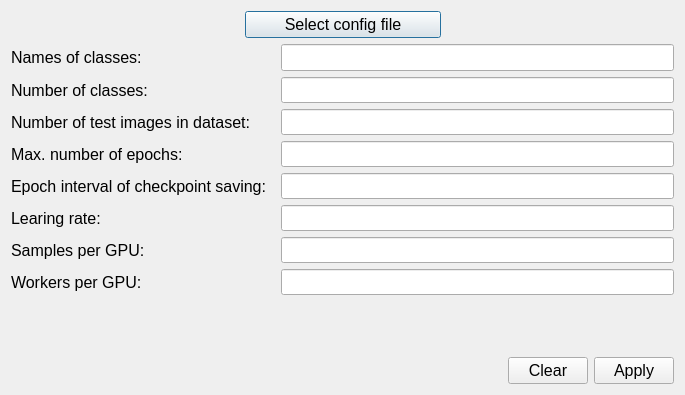
<?xml version="1.0" encoding="UTF-8"?>
<ui version="4.0">
 <class>Dialog</class>
 <widget class="QDialog" name="Dialog">
  <property name="geometry">
   <rect>
    <x>0</x>
    <y>0</y>
    <width>685</width>
    <height>395</height>
   </rect>
  </property>
  <property name="windowTitle">
   <string>Dialog</string>
  </property>
  <layout class="QVBoxLayout" name="verticalLayout_3">
   <item>
    <layout class="QHBoxLayout" name="horizontalLayout_10">
     <item>
      <spacer name="horizontalSpacer">
       <property name="orientation">
        <enum>Qt::Horizontal</enum>
       </property>
       <property name="sizeHint" stdset="0">
        <size>
         <width>40</width>
         <height>20</height>
        </size>
       </property>
      </spacer>
     </item>
     <item>
      <widget class="QPushButton" name="pushButton_select_config_file">
       <property name="minimumSize">
        <size>
         <width>40</width>
         <height>0</height>
        </size>
       </property>
       <property name="font">
        <font>
         <pointsize>12</pointsize>
        </font>
       </property>
       <property name="text">
        <string>        Select config file        </string>
       </property>
      </widget>
     </item>
     <item>
      <spacer name="horizontalSpacer_2">
       <property name="orientation">
        <enum>Qt::Horizontal</enum>
       </property>
       <property name="sizeHint" stdset="0">
        <size>
         <width>40</width>
         <height>20</height>
        </size>
       </property>
      </spacer>
     </item>
    </layout>
   </item>
   <item>
    <layout class="QFormLayout" name="formLayout_2">
     <item row="0" column="0">
      <widget class="QLabel" name="label_3">
       <property name="font">
        <font>
         <pointsize>12</pointsize>
        </font>
       </property>
       <property name="text">
        <string>Names of classes: </string>
       </property>
      </widget>
     </item>
     <item row="1" column="0">
      <widget class="QLabel" name="label">
       <property name="font">
        <font>
         <pointsize>12</pointsize>
        </font>
       </property>
       <property name="text">
        <string>Number of classes: </string>
       </property>
      </widget>
     </item>
     <item row="1" column="1">
      <widget class="QLineEdit" name="lineEdit_class_number">
       <property name="font">
        <font>
         <pointsize>11</pointsize>
        </font>
       </property>
      </widget>
     </item>
     <item row="2" column="0">
      <widget class="QLabel" name="label_9">
       <property name="font">
        <font>
         <pointsize>12</pointsize>
        </font>
       </property>
       <property name="text">
        <string>Number of test images in dataset: </string>
       </property>
      </widget>
     </item>
     <item row="2" column="1">
      <widget class="QLineEdit" name="lineEdit_test_images">
       <property name="font">
        <font>
         <pointsize>11</pointsize>
        </font>
       </property>
      </widget>
     </item>
     <item row="3" column="0">
      <widget class="QLabel" name="label_4">
       <property name="font">
        <font>
         <pointsize>12</pointsize>
        </font>
       </property>
       <property name="text">
        <string>Max. number of epochs: </string>
       </property>
      </widget>
     </item>
     <item row="3" column="1">
      <widget class="QLineEdit" name="lineEdit_epoch_max">
       <property name="font">
        <font>
         <pointsize>11</pointsize>
        </font>
       </property>
      </widget>
     </item>
     <item row="4" column="0">
      <widget class="QLabel" name="label_2">
       <property name="font">
        <font>
         <pointsize>12</pointsize>
        </font>
       </property>
       <property name="text">
        <string>Epoch interval of checkpoint saving:  </string>
       </property>
      </widget>
     </item>
     <item row="4" column="1">
      <widget class="QLineEdit" name="lineEdit_epoch_interval">
       <property name="font">
        <font>
         <pointsize>11</pointsize>
        </font>
       </property>
      </widget>
     </item>
     <item row="5" column="0">
      <widget class="QLabel" name="label_5">
       <property name="font">
        <font>
         <pointsize>12</pointsize>
        </font>
       </property>
       <property name="text">
        <string>Learing rate: </string>
       </property>
      </widget>
     </item>
     <item row="5" column="1">
      <widget class="QLineEdit" name="lineEdit_lr">
       <property name="font">
        <font>
         <pointsize>11</pointsize>
        </font>
       </property>
      </widget>
     </item>
     <item row="6" column="0">
      <widget class="QLabel" name="label_6">
       <property name="font">
        <font>
         <pointsize>12</pointsize>
        </font>
       </property>
       <property name="text">
        <string>Samples per GPU: </string>
       </property>
      </widget>
     </item>
     <item row="6" column="1">
      <widget class="QLineEdit" name="lineEdit_samples">
       <property name="font">
        <font>
         <pointsize>11</pointsize>
        </font>
       </property>
      </widget>
     </item>
     <item row="7" column="0">
      <widget class="QLabel" name="label_7">
       <property name="font">
        <font>
         <pointsize>12</pointsize>
        </font>
       </property>
       <property name="text">
        <string>Workers per GPU: </string>
       </property>
      </widget>
     </item>
     <item row="7" column="1">
      <widget class="QLineEdit" name="lineEdit_workers">
       <property name="font">
        <font>
         <pointsize>11</pointsize>
        </font>
       </property>
      </widget>
     </item>
     <item row="0" column="1">
      <widget class="QLineEdit" name="lineEdit_class_name">
       <property name="minimumSize">
        <size>
         <width>0</width>
         <height>0</height>
        </size>
       </property>
       <property name="font">
        <font>
         <pointsize>12</pointsize>
        </font>
       </property>
      </widget>
     </item>
    </layout>
   </item>
   <item>
    <layout class="QHBoxLayout" name="horizontalLayout_11">
     <item>
      <spacer name="horizontalSpacer_3">
       <property name="orientation">
        <enum>Qt::Horizontal</enum>
       </property>
       <property name="sizeHint" stdset="0">
        <size>
         <width>40</width>
         <height>20</height>
        </size>
       </property>
      </spacer>
     </item>
     <item>
      <widget class="QPushButton" name="pushButton_clear">
       <property name="font">
        <font>
         <pointsize>12</pointsize>
        </font>
       </property>
       <property name="text">
        <string>Clear</string>
       </property>
      </widget>
     </item>
     <item>
      <widget class="QPushButton" name="pushButton_apply_parameters">
       <property name="font">
        <font>
         <pointsize>12</pointsize>
        </font>
       </property>
       <property name="text">
        <string>Apply</string>
       </property>
      </widget>
     </item>
    </layout>
   </item>
  </layout>
 </widget>
 <resources/>
 <connections/>
</ui>
